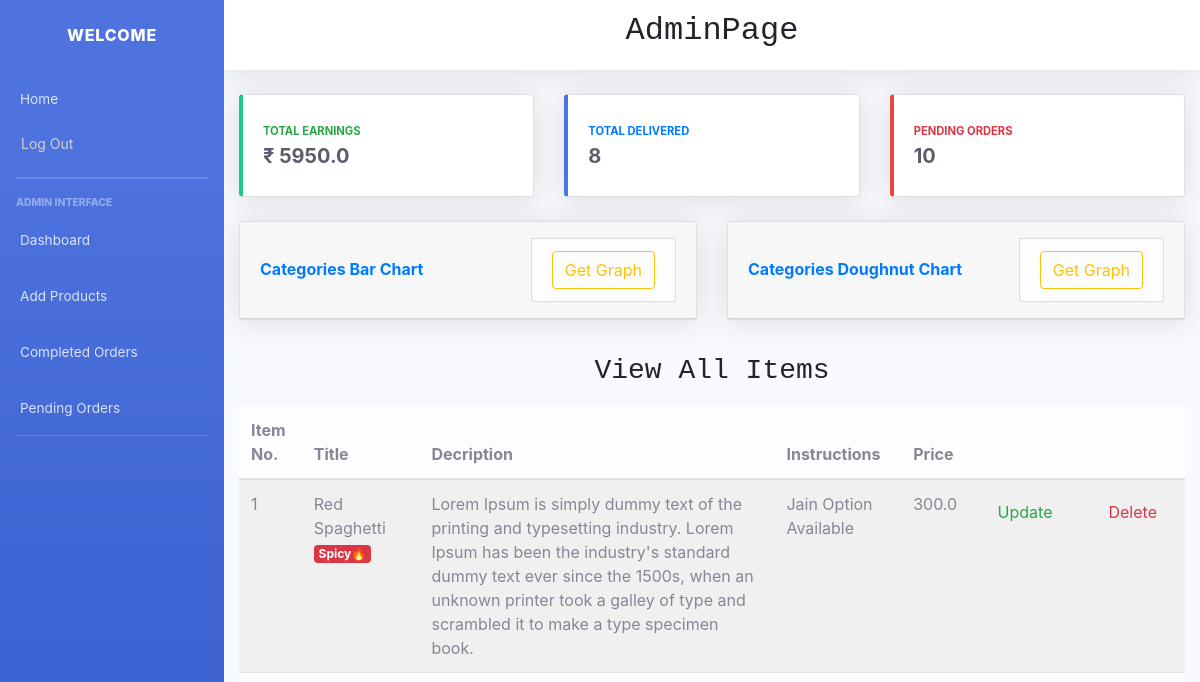
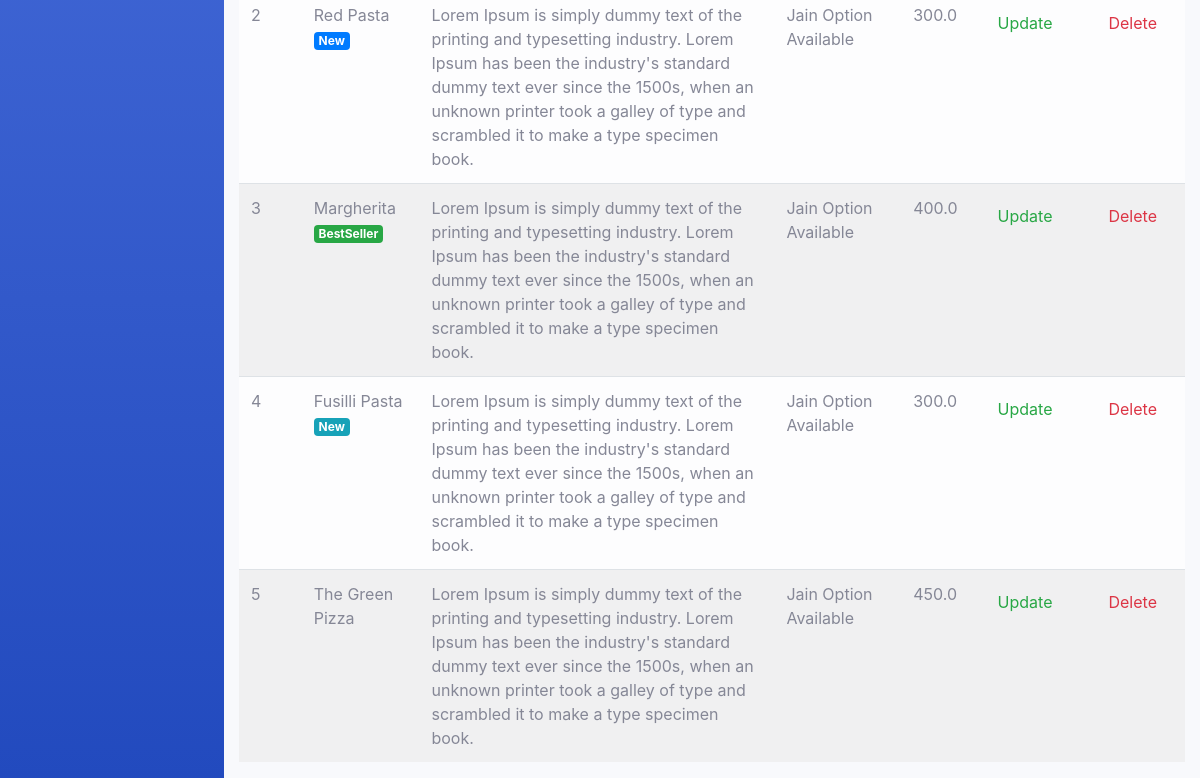
The page /admin_dashboard/ (signed in) on the database as committed earlier (2 pictures, top to bottom).
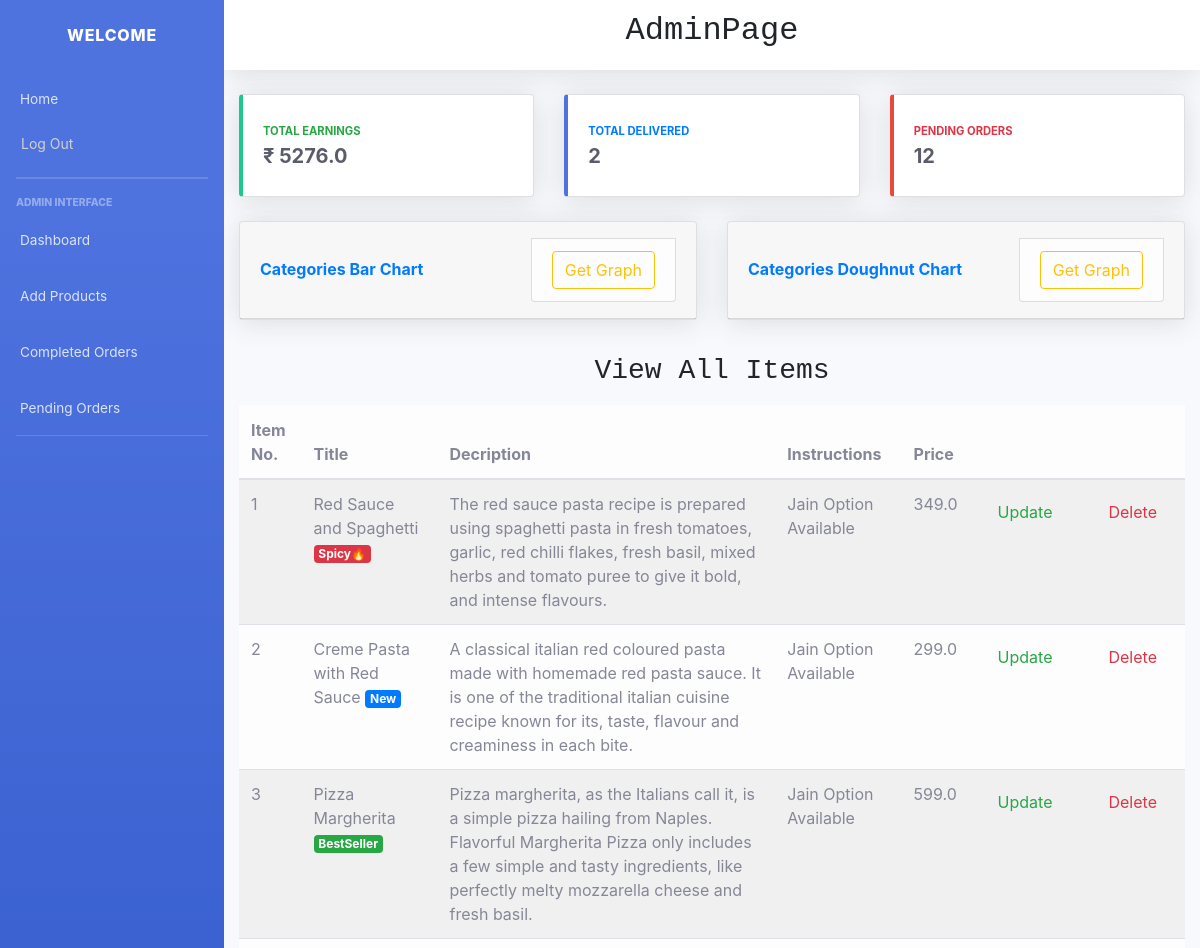
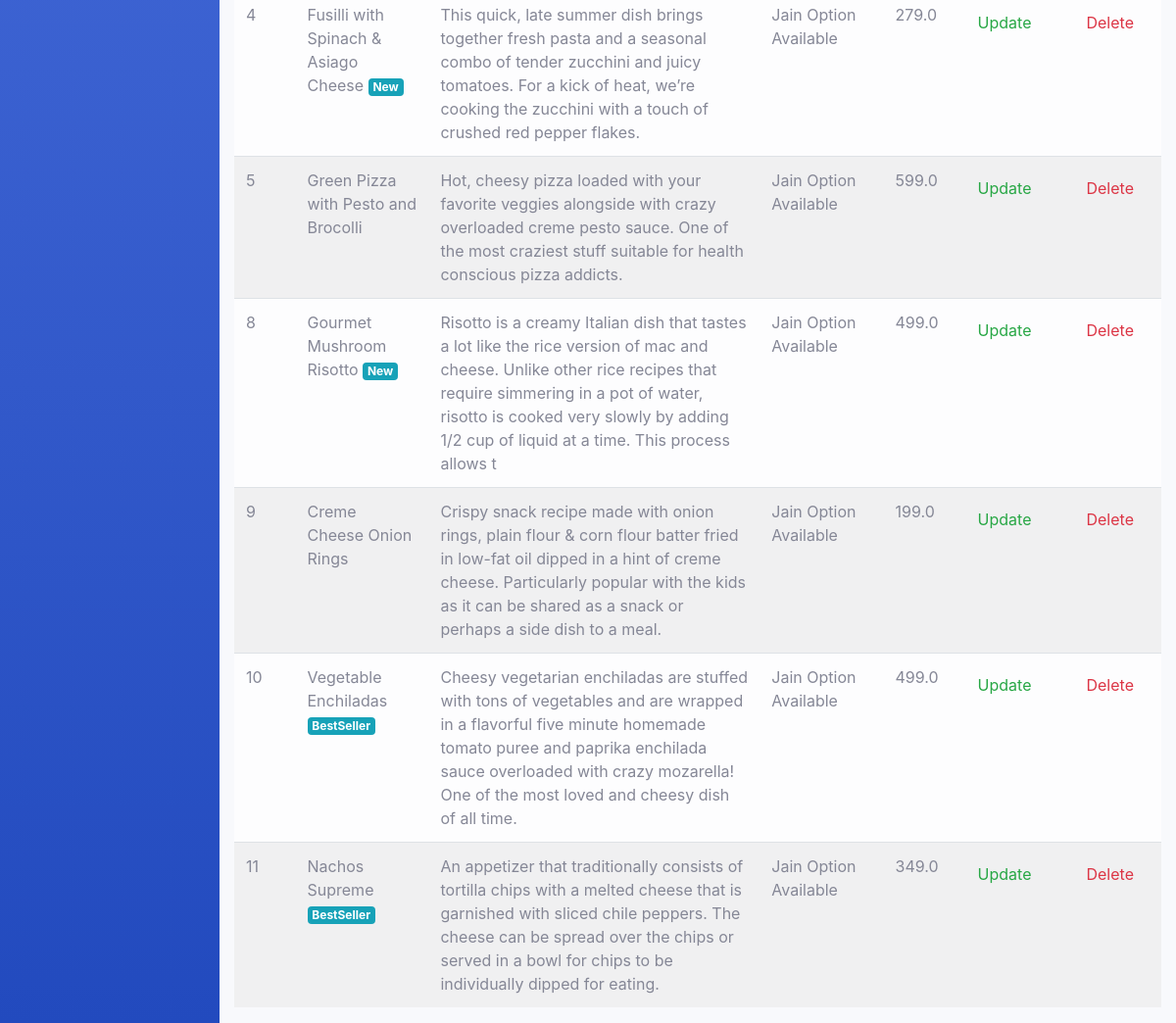
The same page on the database as committed later (2 pictures, top to bottom).
### main/models.py (models this page shows, shortened)
class Item(models.Model):
    LABELS = (
        ('BestSeller', 'BestSeller'),
        ('New', 'New'),
        ('Spicy🔥', 'Spicy🔥'),
    )
    LABEL_COLOUR = (
        ('danger', 'danger'),
        ('success', 'success'),
        ('primary', 'primary'),
        ('info', 'info')
    )
    title = models.CharField(max_length=150)
    description = models.CharField(max_length=250,blank=True)
    price = models.FloatField()
    instructions = models.CharField(max_length=250,default="Jain Option Available")
    image = models.ImageField(default='default.png', upload_to='images/')
    labels = models.CharField(max_length=25, choices=LABELS, blank=True)
    label_colour = models.CharField(max_length=15, choices=LABEL_COLOUR, blank=True)
    slug = models.SlugField(default="sushi_name")
    created_by = models.ForeignKey(User, on_delete=models.CASCADE)

### main/decorators.py (the view)
    def wrapper_func(request, *args, **kwargs):
        group = Group.objects.get(user = request.user)
        if group.name == 'admin_owner':
            return view_func(request, *args, **kwargs)
        else:
            return redirect('/')

### main/views.py (called while the page is built)
def get_count(user):
    items = Item.objects.filter(created_by=user)
    count = {}
    for i in range(len(items)):
        p = CartItems.objects.filter(item__created_by=user, ordered=True,item=items[i].id).count()
        count[items[i].title] = p
    total = CartItems.objects.filter(item__created_by=user, ordered=True).aggregate(Sum('item__price'))
    return count, total

### main/templates/main/admin_dashboard.html (shortened to what the changed rows need)
{% load static %}
<!DOCTYPE html>
<html lang="en">
<head>
  <link href="css/sb-admin-2.min.css" rel="stylesheet">
  <link rel="stylesheet" type="text/css" href="{% static 'main/sb-admin-2.min.css' %}">
  <link rel="stylesheet" href="https://maxcdn.bootstrapcdn.com/bootstrap/4.0.0/css/bootstrap.min.css">
</head>
<body id="page-top">
  <div id="wrapper">
    <div id="content-wrapper" class="d-flex flex-column">
      <div id="content">
        <div>
          <nav class="navbar navbar-expand navbar-light bg-white topbar mb-4 static-top shadow" style="display: flex; justify-content: center;">
            <h2 style="font-family: 'Courier New', Courier, monospace;">AdminPage</h3>
          </nav>
        </div>
        <div class="container-fluid">
          <div class="row">
            <div class="col-xl-4 col-md-4 mb-4">
              <div class="card border-left-success shadow h-100 py-2">
                <div class="card-body">
                  <div class="row no-gutters align-items-center">
                    <div class="col mr-2">
                      <div class="text-xs font-weight-bold text-success text-uppercase mb-1">Total Earnings</div>
                      <div class="h5 mb-0 font-weight-bold text-gray-800">₹ {{ income }}</div>
                    </div>
                  </div>
                </div>
              </div>
            </div>
            <div class="col-xl-4 col-md-4 mb-4">
              <div class="card border-left-primary shadow h-100 py-2">
                <div class="card-body">
                  <div class="row no-gutters align-items-center">
                    <div class="col mr-2">
                      <div class="text-xs font-weight-bold text-primary text-uppercase mb-1">Total Delivered</div>
                      <div class="h5 mb-0 font-weight-bold text-gray-800">{{ completed_total }}</div>
                    </div>
                  </div>
                </div>
              </div>
            </div>
            <div class="col-xl-4 col-md-4 mb-4">
              <div class="card border-left-danger shadow h-100 py-2">
                <div class="card-body">
                  <div class="row no-gutters align-items-center">
                    <div class="col mr-2">
                      <div class="text-xs font-weight-bold text-danger text-uppercase mb-1">Pending Orders</div>
                      <div class="h5 mb-0 font-weight-bold text-gray-800">{{ pending_total }}</div>
                    </div>
                  </div>
                </div>
              </div>
            </div>
          </div>
          <div class="row">
            <div class="col-sm-12">
                {% if items %}
                <div class="table-responsive">
                    <table class="table table-light table-striped table-hover">
                        <thead>
                        <tr>
                            <th scope="col">Item No.</th>
                            <th scope="col">Title</th>
                            <th scope="col">Decription</th>
                            <th scope="col">Instructions</th>
                            <th scope="col">Price</th>
                            <th></th>
                            <th></th>
                        </tr>
                        </thead>
                        <tbody>
                            {% for item in items %}
                        <tr>
                            <td>{{ item.id }}</td>
                            <td>{{ item.title }} <span class="badge badge-{{ item.label_colour }}">{{ item.labels }}</span></td></td>
                            <td>{{ item.description }}</td>
                            <td>{{ item.instructions }}</td>
                            <td>{{ item.price }}</td>
                            <td><a class="nav-link" href="{% url 'main:item-update' item.slug %}"> <span class="text-success">Update</span></a></td>
                            <td><a class="nav-link" href="{% url 'main:item-delete' item.slug %}"> <span class="text-danger">Delete</span></a></td>
                        </tr>
                            {% endfor %}
                        </tbody>
                    </table>
                </div>
                {% else %}
                  <h4 class="text-center">Sorry, no items added yet!!</h4>
                {% endif %}
            </div>
          </div>
</body>
</html>

Rows that differ between the two databases and show on the page:
changed Item "Spicy🔥": title "Red Spaghetti" → "Red Sauce and Spaghetti"; description "Lorem Ipsum is simply dummy text of the printing and typesetting industry. Lorem Ipsum has been the industry's standard dummy text ever since the 1500s, when an unknown printer took a galley of type and scrambled it to make a type specimen book." → "The red sauce pasta recipe is prepared using spaghetti pasta in fresh tomatoes, garlic, red chilli flakes, fresh basil, mixed herbs and tomato puree to give it bold, and intense flavours."; price "300.0" → "349.0"
changed Item id 2: title "Red Pasta" → "Creme Pasta with Red Sauce"; description "Lorem Ipsum is simply dummy text of the printing and typesetting industry. Lorem Ipsum has been the industry's standard dummy text ever since the 1500s, when an unknown printer took a galley of type and scrambled it to make a type specimen book." → "A classical italian red coloured pasta made with homemade red pasta sauce. It is one of the traditional italian cuisine recipe known for its, taste, flavour and creaminess in each bite."; price "300.0" → "299.0"
changed Item id 3: title "Margherita" → "Pizza Margherita"; description "Lorem Ipsum is simply dummy text of the printing and typesetting industry. Lorem Ipsum has been the industry's standard dummy text ever since the 1500s, when an unknown printer took a galley of type and scrambled it to make a type specimen book." → "Pizza margherita, as the Italians call it, is a simple pizza hailing from Naples. Flavorful Margherita Pizza only includes a few simple and tasty ingredients, like perfectly melty mozzarella cheese and fresh basil."; price "400.0" → "599.0"
changed Item id 4: title "Fusilli Pasta" → "Fusilli with Spinach & Asiago Cheese"; description "Lorem Ipsum is simply dummy text of the printing and typesetting industry. Lorem Ipsum has been the industry's standard dummy text ever since the 1500s, when an unknown printer took a galley of type and scrambled it to make a type specimen book." → "This quick, late summer dish brings together fresh pasta and a seasonal combo of tender zucchini and juicy tomatoes. For a kick of heat, we’re cooking the zucchini with a touch of crushed red pepper flakes."; price "300.0" → "279.0"
changed Item id 5: title "The Green Pizza" → "Green Pizza with Pesto and Brocolli"; description "Lorem Ipsum is simply dummy text of the printing and typesetting industry. Lorem Ipsum has been the industry's standard dummy text ever since the 1500s, when an unknown printer took a galley of type and scrambled it to make a type specimen book." → "Hot, cheesy pizza loaded with your favorite veggies alongside with crazy overloaded creme pesto sauce. One of the most craziest stuff suitable for health conscious pizza addicts."; price "450.0" → "599.0"
added Item: id "8", title "Gourmet Mushroom Risotto", labels "New", description "Risotto is a creamy Italian dish that tastes a lot like the rice version of mac and cheese. Unlike other rice recipes that require simmering in a pot of water, risotto is cooked very slowly by adding 1/2 cup of liquid at a time. This process allows t", instructions "Jain Option Available", price "499.0"
added Item: id "9", title "Creme Cheese Onion Rings", description "Crispy snack recipe made with onion rings, plain flour & corn flour batter fried in low-fat oil dipped in a hint of creme cheese. Particularly popular with the kids as it can be shared as a snack or perhaps a side dish to a meal.", instructions "Jain Option Available", price "199.0"
added Item: id "10", title "Vegetable Enchiladas", labels "BestSeller", description "Cheesy vegetarian enchiladas are stuffed with tons of vegetables and are wrapped in a flavorful five minute homemade tomato puree and paprika enchilada sauce overloaded with crazy mozarella! One of the most loved and cheesy dish of all time.", instructions "Jain Option Available", price "499.0"
added Item: id "11", title "Nachos Supreme", labels "BestSeller", description "An appetizer that traditionally consists of tortilla chips with a melted cheese that is garnished with sliced chile peppers. The cheese can be spread over the chips or served in a bowl for chips to be individually dipped for eating.", instructions "Jain Option Available", price "349.0"
Other text that changed with them:
{{ income }}: "5950.0" → "5276.0"
{{ completed_total }}: "8" → "2"
{{ pending_total }}: "10" → "12"
